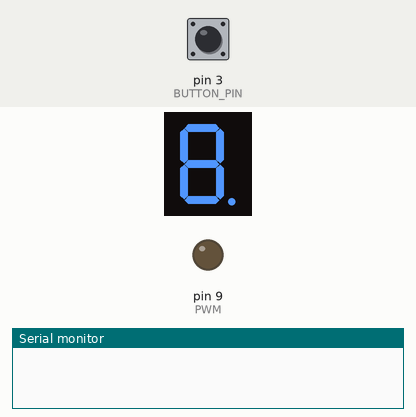
Recording of a sketch running on a simulated Arduino Uno, built with avr-gcc and run on an emulated ATmega328P. Parts: 1-digit seven-segment display, output pins drawn as LEDs (lit = HIGH), the last lines printed to the serial monitor. Wiring (inferred from the names in the program): 1-digit 7-segment display, segments lit when LOW: segments pin 14, pin 15, pin 16, pin 17, pin 18, pin 19, pin 6, pin 7. Inputs (shaded band) come from the test bench; at power-on: pin 3 (BUTTON_PIN) HIGH. The segment pins are drawn as the display they are named for; pins used as bus, display or sensor lines are not drawn.

Above: at 0.1 s.
At 3.7 s:
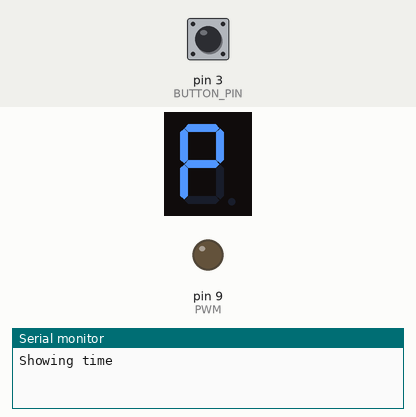
3.8 s: pin 3 (BUTTON_PIN) pulled LOW for 0.15 s
At 4.42 s:
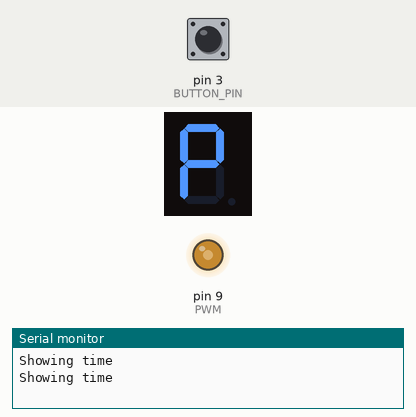
4.5 s: pin 3 (BUTTON_PIN) pulled LOW for 1 s
Timing chart, 0 to 8.5 s (numbered marks = the images above; inputs shaded):
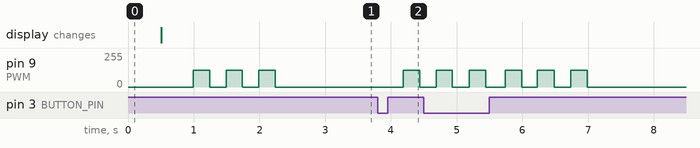

The sketch:

clock.ino
```cpp
/*
  Dragon-radar clock
  Script written by Iver Iscariot Søbakk, for his custom PCB with an Atmega328 (open source at the github you found this file)
*/
#include <TimeLib.h>
#include <LowPower.h>


#define BUTTON_PIN 3  // Pin for the button

int PWM = 9;             // the PWM pin the transistors are attached to

int A = 14; int B = 15;  // Minute cathode
int C = 16; int D = 17;  // Minute anode

int E = 18; int F = 19;  // Hour cathode
int G = 6 ; int H = 7 ;  // Hour anode

// --- Time-showing-pulses
int maxBright = 127;  // Maximum Brightness
float period = 0.5;       // Period of fade (in seconds)
int n = 3;            // Number of pulses

// bools and timers for long/short buttonpress functionality
bool buttonActive = false;
bool longPressActive = false;
unsigned long buttonTimer = 0;
unsigned long longPressTime = 3000;


// Define the HOUR/MIN pin states to select the correct LED from the two "matrix"es (see schematic)
const byte pinStatesH[12][4] = {
    {0, 0, 1, 1}, // 1 -> 0011
    {0, 0, 1, 0}, // 2 -> 0010
    {0, 0, 0, 1}, // 3 -> 0001
    {0, 0, 0, 0}, // 4 -> 0000
    {0, 1, 1, 1}, // 5 -> 0111
    {0, 1, 1, 0}, // 6 -> 0110
    {0, 1, 0, 1}, // 7 -> 0101
    {0, 1, 0, 0}, // 8 -> 0100
    {1, 0, 1, 1}, // 9 -> 1011
    {1, 0, 1, 0}, // 10 -> 1010
    {1, 0, 0, 1}, // 11 -> 1001
    {1, 0, 0, 0}  // 12 -> 1000
};
const byte pinStates[12][4] = {
    {0, 0, 1, 1}, // 1  -> 0011
    {0, 0, 0, 1}, // 2  -> 0001
    {0, 0, 1, 0}, // 3  -> 0010
    {0, 0, 0, 0}, // 4  -> 0000
    {1, 0, 1, 1}, // 5 -> 1011
    {1, 0, 0, 1}, // 6 -> 1001
    {1, 0, 1, 0}, // 7 -> 1010
    {1, 0, 0, 0},  // 8 -> 1000
    {0, 1, 1, 1}, // 9  -> 0111
    {0, 1, 0, 1}, // 10 -> 0101
    {0, 1, 1, 0}, // 11 -> 0110
    {0, 1, 0, 0} // 12 -> 0100
};


// --------------------------- Functions to be called -----------------------------------
void setMinute(int inputNumber) {
    inputNumber = inputNumber/5 + 1; // divides to the nearest 5 minutes, rounding up, so yu have more time than you think 4 -> 0+1, lighting the "5 min" led
    if (inputNumber < 1 || inputNumber > 12) return; // Ensure valid range

    digitalWrite(A, pinStates[inputNumber - 1][0]);
    digitalWrite(B, pinStates[inputNumber - 1][1]);
    digitalWrite(C, pinStates[inputNumber - 1][2]);
    digitalWrite(D, pinStates[inputNumber - 1][3]);
}

void setHour(int inputNumber) {
    if (inputNumber < 1 || inputNumber > 12) return; // Ensure valid range

    digitalWrite(E, pinStatesH[inputNumber - 1][3]);
    digitalWrite(F, pinStatesH[inputNumber - 1][2]);
    digitalWrite(G, pinStatesH[inputNumber - 1][1]);
    digitalWrite(H, pinStatesH[inputNumber - 1][0]);
}

void resetClock(){
  // Set time to 12:00:00
  setTime(12, 0, 0, 1, 1, 2025); // setTime(hr, min, sec, day, month, year)
}

void showTime(){
  Serial.println("Showing time");
  setHour(hour());      // Set the pins for the LED matrix
  setMinute(minute());
  unsigned long t0 = millis();
  // PWM a sine on the pwm pin for the set amunt of periods
  while (millis() - t0 < n*period*1000){
    analogWrite(PWM, maxBright*0.5*(         cos(    2*PI*( millis()-t0 )/( 1000*period )    + PI)   + 1       )  );
    delay(5);  // if you want realy fast pulses for some reason, you might want to reduce this
  }
  analogWrite(PWM, 0);

}


// ------------------------------------ Setup ---------------------------------------------
void setup() {
  pinMode(PWM, OUTPUT);
  pinMode(BUTTON_PIN, INPUT);

  pinMode(A, OUTPUT); pinMode(B, OUTPUT); pinMode(C, OUTPUT); pinMode(D, OUTPUT);
  pinMode(E, OUTPUT); pinMode(F, OUTPUT); pinMode(G, OUTPUT); pinMode(H, OUTPUT);

  // Dont know if this is strictly necesarry
  digitalWrite(A, LOW);  digitalWrite(B, LOW);  digitalWrite(C, LOW);  digitalWrite(D, LOW);
  digitalWrite(E, LOW);  digitalWrite(F, LOW);  digitalWrite(G, LOW);  digitalWrite(H, LOW);

  Serial.begin(9600);


  hourFormat12();
  delay(250);
  resetClock();
  delay(250);
  setHour(hour());      // Set the pins for the LED matrix
  setMinute(minute());
  delay(250);
  showTime();
  delay(250);
}

// ---------------------------------------- Loop ----------------------------------------------
void loop() {

	if (digitalRead(BUTTON_PIN) == LOW) {  // the button is active low / pulled high

		if (buttonActive == false) {

			buttonActive = true;
			buttonTimer = millis();
		}

		if ((millis() - buttonTimer > longPressTime) && (longPressActive == false)  ) {
      if (digitalRead(BUTTON_PIN) == HIGH) {
        longPressActive = true;
        resetClock();
        showTime();
      }
		}

	} else {

		if (buttonActive == true) {

			if (longPressActive == true) {

				longPressActive = false;

			} else {

				showTime();

			}

			buttonActive = false;

		}

	}
}
```

Measured:
- after the input at 3.8 s, pin 9 (PWM): 0/255 → 126/255 after 0.39 s, → 0/255 0.25 s later
